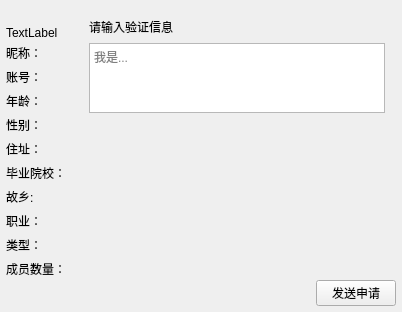
<?xml version="1.0" encoding="UTF-8"?>
<ui version="4.0">
 <class>ApplyJoinFriend</class>
 <widget class="AbstractWidget" name="ApplyJoinFriend">
  <property name="geometry">
   <rect>
    <x>0</x>
    <y>0</y>
    <width>366</width>
    <height>291</height>
   </rect>
  </property>
  <property name="windowTitle">
   <string>ApplyJoinFriend</string>
  </property>
  <layout class="QGridLayout" name="gridLayout_3">
   <property name="leftMargin">
    <number>0</number>
   </property>
   <property name="topMargin">
    <number>0</number>
   </property>
   <property name="rightMargin">
    <number>0</number>
   </property>
   <property name="bottomMargin">
    <number>0</number>
   </property>
   <property name="spacing">
    <number>0</number>
   </property>
   <item row="0" column="0">
    <widget class="QWidget" name="widget" native="true">
     <layout class="QGridLayout" name="gridLayout_2">
      <property name="leftMargin">
       <number>6</number>
      </property>
      <property name="topMargin">
       <number>6</number>
      </property>
      <property name="rightMargin">
       <number>6</number>
      </property>
      <property name="bottomMargin">
       <number>6</number>
      </property>
      <property name="spacing">
       <number>4</number>
      </property>
      <item row="1" column="0">
       <widget class="QLabel" name="LabImage">
        <property name="sizePolicy">
         <sizepolicy hsizetype="MinimumExpanding" vsizetype="MinimumExpanding">
          <horstretch>0</horstretch>
          <verstretch>0</verstretch>
         </sizepolicy>
        </property>
        <property name="text">
         <string>TextLabel</string>
        </property>
       </widget>
      </item>
      <item row="0" column="0">
       <spacer name="verticalSpacer_2">
        <property name="orientation">
         <enum>Qt::Vertical</enum>
        </property>
        <property name="sizeType">
         <enum>QSizePolicy::Fixed</enum>
        </property>
        <property name="sizeHint" stdset="0">
         <size>
          <width>20</width>
          <height>20</height>
         </size>
        </property>
       </spacer>
      </item>
      <item row="2" column="0">
       <layout class="QVBoxLayout" name="verticalLayout">
        <item>
         <widget class="QLabel" name="LabName">
          <property name="text">
           <string>昵称：</string>
          </property>
         </widget>
        </item>
        <item>
         <widget class="QLabel" name="LabNumber">
          <property name="text">
           <string>账号：</string>
          </property>
         </widget>
        </item>
        <item>
         <widget class="QLabel" name="LabAge">
          <property name="text">
           <string>年龄：</string>
          </property>
         </widget>
        </item>
        <item>
         <widget class="QLabel" name="LabGender">
          <property name="text">
           <string>性别：</string>
          </property>
         </widget>
        </item>
        <item>
         <widget class="QLabel" name="LabAddress">
          <property name="text">
           <string>住址：</string>
          </property>
         </widget>
        </item>
        <item>
         <widget class="QLabel" name="LabSchool">
          <property name="text">
           <string>毕业院校：</string>
          </property>
         </widget>
        </item>
        <item>
         <widget class="QLabel" name="LabBirthPlace">
          <property name="text">
           <string>故乡:</string>
          </property>
         </widget>
        </item>
        <item>
         <widget class="QLabel" name="LabOccupational">
          <property name="text">
           <string>职业：</string>
          </property>
         </widget>
        </item>
        <item>
         <widget class="QLabel" name="LabGroupType">
          <property name="text">
           <string>类型：</string>
          </property>
         </widget>
        </item>
        <item>
         <widget class="QLabel" name="LabCount">
          <property name="text">
           <string>成员数量：</string>
          </property>
         </widget>
        </item>
       </layout>
      </item>
      <item row="3" column="0">
       <spacer name="verticalSpacer">
        <property name="orientation">
         <enum>Qt::Vertical</enum>
        </property>
        <property name="sizeType">
         <enum>QSizePolicy::Expanding</enum>
        </property>
        <property name="sizeHint" stdset="0">
         <size>
          <width>20</width>
          <height>40</height>
         </size>
        </property>
       </spacer>
      </item>
     </layout>
    </widget>
   </item>
   <item row="0" column="1">
    <layout class="QGridLayout" name="gridLayout">
     <property name="leftMargin">
      <number>6</number>
     </property>
     <property name="topMargin">
      <number>6</number>
     </property>
     <property name="rightMargin">
      <number>6</number>
     </property>
     <property name="bottomMargin">
      <number>6</number>
     </property>
     <item row="0" column="0" rowspan="2" colspan="3">
      <widget class="QWidget" name="widget_2" native="true">
       <property name="sizePolicy">
        <sizepolicy hsizetype="Minimum" vsizetype="Preferred">
         <horstretch>0</horstretch>
         <verstretch>0</verstretch>
        </sizepolicy>
       </property>
       <layout class="QGridLayout" name="gridLayout_4">
        <item row="0" column="0">
         <widget class="QLabel" name="label_7">
          <property name="text">
           <string>请输入验证信息</string>
          </property>
         </widget>
        </item>
        <item row="0" column="1">
         <spacer name="horizontalSpacer_2">
          <property name="orientation">
           <enum>Qt::Horizontal</enum>
          </property>
          <property name="sizeHint" stdset="0">
           <size>
            <width>206</width>
            <height>20</height>
           </size>
          </property>
         </spacer>
        </item>
        <item row="1" column="0" colspan="2">
         <widget class="QTextEdit" name="EditContent">
          <property name="placeholderText">
           <string>我是...</string>
          </property>
         </widget>
        </item>
        <item row="2" column="1">
         <spacer name="verticalSpacer_3">
          <property name="orientation">
           <enum>Qt::Vertical</enum>
          </property>
          <property name="sizeType">
           <enum>QSizePolicy::Fixed</enum>
          </property>
          <property name="sizeHint" stdset="0">
           <size>
            <width>20</width>
            <height>150</height>
           </size>
          </property>
         </spacer>
        </item>
       </layout>
      </widget>
     </item>
     <item row="2" column="2">
      <widget class="QPushButton" name="BtnSend">
       <property name="text">
        <string>发送申请</string>
       </property>
      </widget>
     </item>
     <item row="2" column="0">
      <spacer name="horizontalSpacer">
       <property name="orientation">
        <enum>Qt::Horizontal</enum>
       </property>
       <property name="sizeHint" stdset="0">
        <size>
         <width>40</width>
         <height>20</height>
        </size>
       </property>
      </spacer>
     </item>
    </layout>
   </item>
  </layout>
 </widget>
 <layoutdefault spacing="6" margin="11"/>
 <customwidgets>
  <customwidget>
   <class>AbstractWidget</class>
   <extends>QWidget</extends>
   <header>abstractwidget.h</header>
   <container>1</container>
  </customwidget>
 </customwidgets>
 <resources/>
 <connections/>
</ui>
